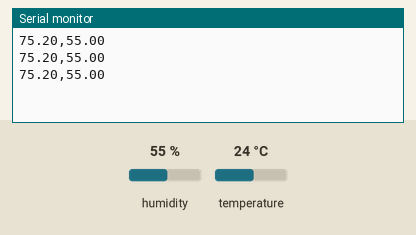
Bench run of a sketch on a simulated Arduino Uno, built with avr-gcc and run on an emulated ATmega328P. Parts: the last lines printed to the serial monitor. Inputs (shaded band) come from the test bench; at power-on: humidity 55 %, temperature 24 °C.

Above: at 2.8 s.
2.9 s: humidity set to 22 %
At 4.9 s:
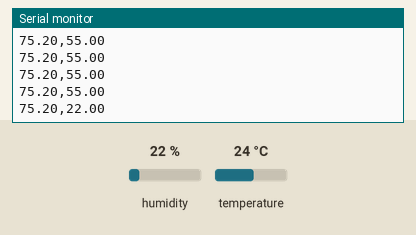
5.6 s: temperature set to 12 °C
At 6.9 s:
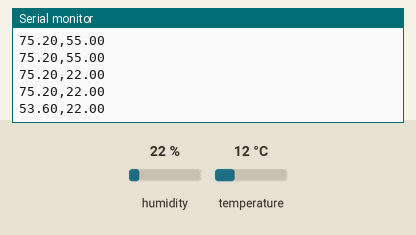
8.3 s: humidity set to 40 %
At 9.9 s:
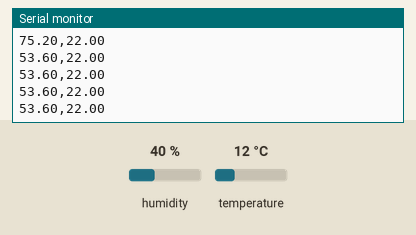
Timing chart, 0 to 11.4 s (numbered marks = the images above; inputs shaded):
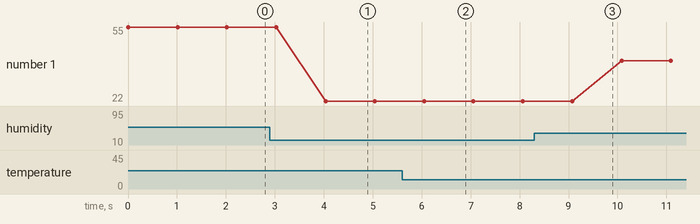

Measured:
- after the input at 2.9 s, the serial monitor: prints a new line after 1.1 s (image 1)
- after the input at 5.6 s, the serial monitor: prints a new line after 0.45 s (image 2)
- plotted number 1: 55 → 22 after the input at 2.9 s, 22 → 40 after the input at 8.3 s

The sketch:

TempSensorBT.ino
```cpp
// TempSensor Sketch to take the rooms temperature and transmit over a bluetooth connection
// Used https://learn.adafruit.com/tmp36-temperature-sensor/using-a-temp-sensor as a guide
//
// uses the TMP36 temp sensor which came in the starter set
// -- this sensor has a resolution of 10mV/ degree centigrade
// -- a 500mV offset to deal with negative temps
// uses the 3.3v output from the board as a power supply and a reference for the sensor (increased accuracy)
//
// Also uses the DHT22 sensor to sense humidity and temperature, turns out to be more accurate as well. used the
// example included with the DHT library from adafruit industries.
//
// ------------------------------ Comments ----------------------------------------------------------------------
// 1. Read serial and print to text file is still needed (Doug)
//    -- Maybe python? stackoverflow.com/questions/20892133/storing-string-from-arduino-to-text-file-using-python (Doug)
// 2. I think my temp sensor is bad beacuse the temp doesn't seem quite right (Doug)
//     -- will need to test sensor or get a better one (Doug)
//------------------------------- ChangeLog ---------------------------------------------------------------------
// July 28 2016 21:20   (Doug)   Created .ino file and did some minor testing, see comment section
// August 14 2016 16:00 (Doug)   Changed the output to serial bits to allow for the python program ReadSerial.py to write
//                               the data to a text file. Also adjusted the delay on the write portion to 1 second, 100 \
//                               micro seconds.
// August 21 2016 13:00 (Doug)   Added in the option to use the DHT22 sensor which senses temperature and humidity. Changed
//                               the serial output format to better display the data. Added code to write to bluetooth serial
//                               connection.

// Variables to be used in this code
  //---------------------- Global --------------------------
    #include <SoftwareSerial.h> // Tells the script to use the Software Serial library to set different pins as the TX and RX
    SoftwareSerial BTSerial(10, 11); // RX | TX

  // --------------------- TMP36 ---------------------------
//  #define aref 3.3  // Sets the reference as 3.3
//  int TempSensorIn = 0; // TMP36's (temp sensor) output pin


  // --------------------- DHT22 ---------------------------
  #include <DHT.h>         // Tells the script to use the DHT library
  #define DHTPin 2         // Digital pin in which the DHT22 sensor output is hooked to
  #define DHTType DHT22    // Stores the type of DHT sensor being used (22 or 11)
  DHT dht(DHTPin, DHTType); // Passes the required information to the library
  float TempRead;          // Temperature reading from the sensor
  float HumRead;           // Humidity reading from the sensor


void setup() {

  //---------------------- Global ---------------------------
  // Setup the serial connection Buad rate
    Serial.begin(9600); // 9600 bits per second
    BTSerial.begin(38400);  // HC-05 default speed in AT command more

  // --------------------- TMP36 ---------------------------
  // Setting the aref to use a source that isnt the 5v
//    analogReference(EXTERNAL);

  // --------------------- DHT22 ---------------------------
  // Begin reading from the sensor
    dht.begin();

             }

void loop() {

  // --------------------- TMP36 ---------------------------
//  // Reading the value off of the temp sensor
//    float SensorValue = analogRead(TempSensorIn);
//
//  // Converting from the sensor reading to approximate voltage
//    float Voltage = SensorValue * aref;
//    Voltage /= 1024.0; // uses the reference voltage
//
//  // Converting this voltage into quatifiable units
//    float TempCelsius = (Voltage-0.5)*100; // Metric standard
//    float TempFahrenheit = (TempCelsius*(9/5))+32; //Imperial standard
//
//  // Printing the voltage of the sensor and the quantifiable units, based off of the voltage
//    Serial.write('\n');
//    Serial.print(TempFahrenheit);

//    BTSerial.write('\n');
//    BTSerial.print(TempFahrenheit);

  // --------------------- DHT22 ---------------------------
  // Read the sensor values
    TempRead = dht.readTemperature(true); // Read in as Fahrenheit
    HumRead = dht.readHumidity();         // Read in as Percentage

  // Print the values
    Serial.write('\n');
    Serial.print(TempRead);
    Serial.print(",");
    Serial.print(HumRead);

    BTSerial.write('\n');
    BTSerial.print(TempRead);
    BTSerial.print(",");
    BTSerial.print(HumRead);

  //---------------------- Global ---------------------------
    delay(1000);
            }
```
